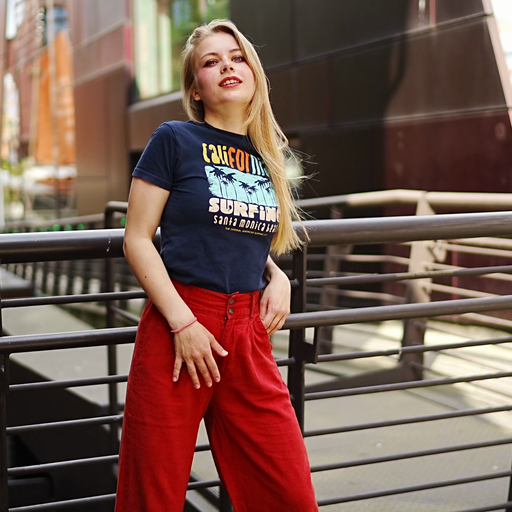
#> input picture examples/fspbt/woman_dance/woman_gen/whole_video_input/frame_0001.png, 512 x 512 px, given as the content of the folder ./tmp, which was not available
$ python resize.py
#> lines starting #> are read from the running program, lines starting #| are printed output that depends on the picture
from PIL import Image
import os

# Set the directory paths for the original and resized images
original_directory = './tmp'
resized_directory = '../woman_gen/whole_video_input'

# Define the amount to move the center point
move_x = 80

# Loop through all files in the original directory
for filename in os.listdir(original_directory):
    # Skip any non-image files
    if not filename.lower().endswith(('.png', '.jpg', '.jpeg', '.gif')):
        continue

    # Open the original image
    original_image = Image.open(os.path.join(original_directory, filename))
#> original_image is the input picture: PIL image 512x512 RGB; mean R, G, B 117.9, 90, 80

    # Get the dimensions of the original image
    original_width, original_height = original_image.size
#> original_width = 512; original_height = 512

    # Calculate the center coordinates of the original image
    center_x = original_width / 2 + move_x
#> center_x = 336
    center_y = original_height / 2
#> center_y = 256

    # Calculate the whole_video_input boundaries based on the center coordinates and the desired whole_video_input size
    crop_size = min(original_width, original_height)
#> crop_size = 512
    left = center_x - crop_size / 2
#> left = 80
    top = center_y - crop_size / 2
#> top = 0
    right = center_x + crop_size / 2
#> right = 592
    bottom = center_y + crop_size / 2
#> bottom = 512

    # Crop the image
    cropped_image = original_image.crop((left, top, right, bottom))
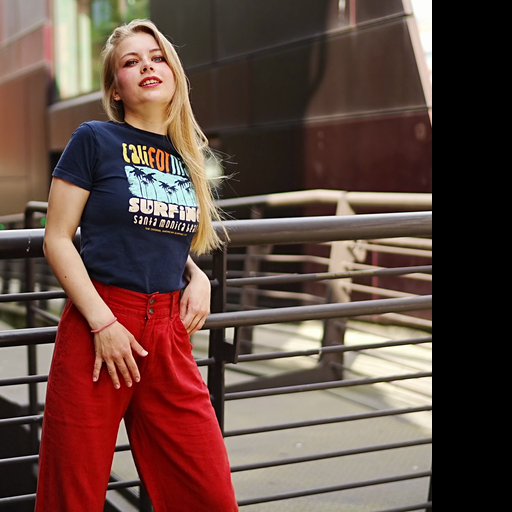
#> cropped_image: PIL image 512x512 RGB; mean R, G, B 98.8, 73.4, 65.6

    # Resize the cropped image to 512x512
    resized_image = cropped_image.resize((512, 512), resample=Image.LANCZOS)

    # Save the resized image with the same file name to the resized directory
    resized_image.save(os.path.join(resized_directory, filename))

$ run again, on examples/fspbt/woman_dance/woman_gen/whole_video_input/frame_0016.png
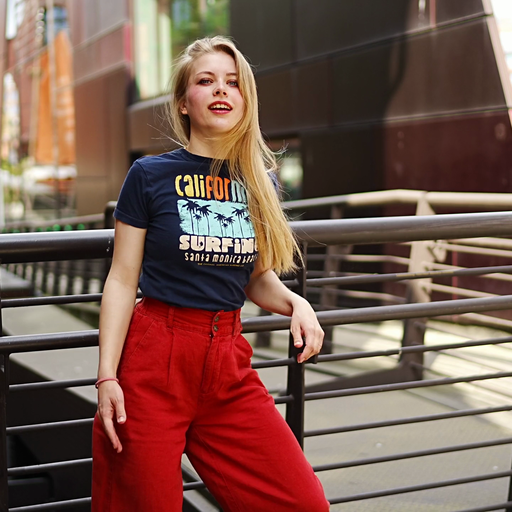
#> input picture examples/fspbt/woman_dance/woman_gen/whole_video_input/frame_0016.png, 512 x 512 px, given as the content of the folder ./tmp, which was not available
#> original_image is the input picture: PIL image 512x512 RGB; mean R, G, B 121.2, 90.1, 79.4
#> `cropped_image = original_image.crop((left, top, right, bottom))`:
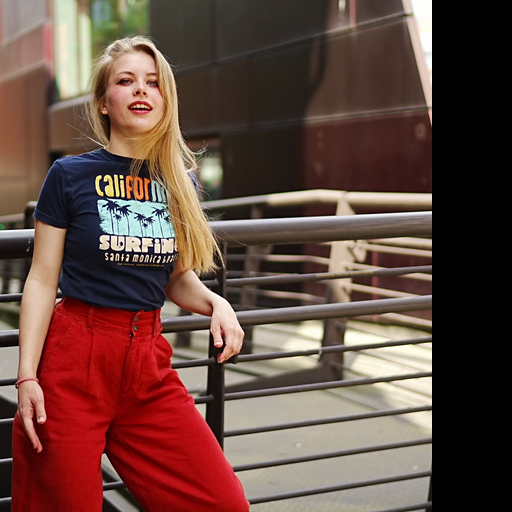
#> cropped_image: PIL image 512x512 RGB; mean R, G, B 102.2, 73.6, 65.1

$ run again, on examples/fspbt/woman_dance/woman_gen/whole_video_input/frame_0047.png
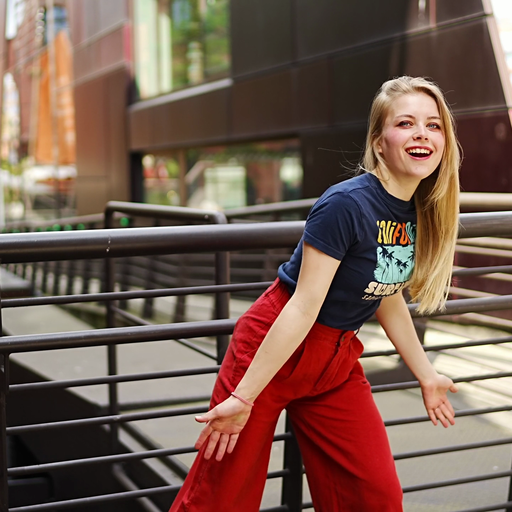
#> input picture examples/fspbt/woman_dance/woman_gen/whole_video_input/frame_0047.png, 512 x 512 px, given as the content of the folder ./tmp, which was not available
#> original_image is the input picture: PIL image 512x512 RGB; mean R, G, B 118, 92, 80.3
#> `cropped_image = original_image.crop((left, top, right, bottom))`:
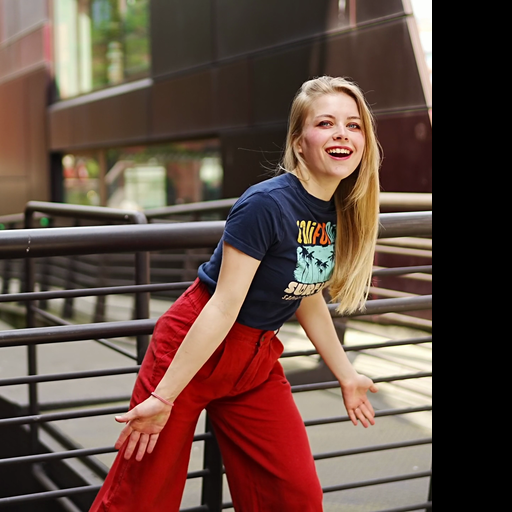
#> cropped_image: PIL image 512x512 RGB; mean R, G, B 98.9, 75.4, 65.8
